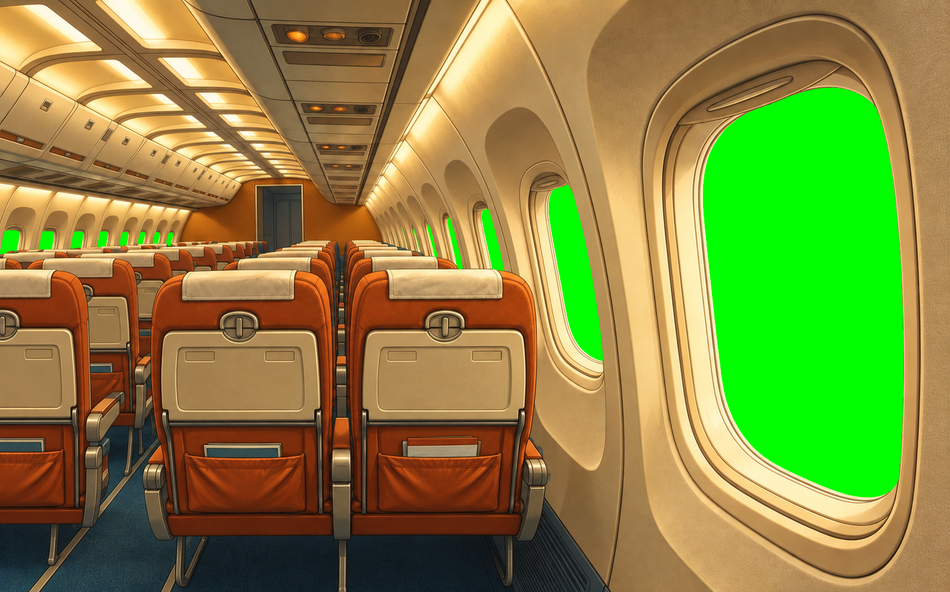
#> input picture assets/80sPlaneInterior-realistic.png, 950 x 592 px, shrunk from 1589 x 990 before the run
$ python -i terminal-art.py   (imports and definitions only)
#> lines starting #> are read from the running program, lines starting #| are printed output that depends on the picture; after the words box and inside, x2 and y2 are one past the last pixel; in counts of white or black regions, pixels touching at a corner belong together
#> further down, picture is the input picture: PIL image 950x592 RGB; mean R, G, B 133.7, 135.3, 62.4
# The airport terminal art from its source zip into assets/terminals/.
#   python tools/terminal-art.py [source.zip]
# The source (assets/airport-terminal-1980s-layers-1980s.zip by default, kept out of git) holds,
# for each airport code, three 1664 x 936 JPEGs:
#   CODE_terminal-key.jpg  the terminal interior, its windows flat #00FF00 green
#   CODE_tarmac-day.jpg    the view out of those windows by day
#   CODE_tarmac-dusk.jpg   the same at dusk and night
# Out come CODE-terminal.webp (the windows keyed clear), CODE-day.webp and CODE-dusk.webp. The
# flight screen stacks them: tarmac, weather, terminal (scripts/plane-show.mjs).
# The jet bridge (assets/BoardingTunnel.png, any airport) becomes jetbridge.webp, shown while
# boarding and getting off the plane.
import io
import sys
import zipfile
from pathlib import Path
from PIL import Image, ImageChops

ROOT = Path(__file__).resolve().parent.parent
src = Path(sys.argv[1]) if len(sys.argv) > 1 else next(ROOT.glob("assets/airport-terminal-*.zip"), None)
# [2 lines not run here, left out]
out = ROOT / "assets" / "terminals"
# [1 line not run here, left out]

# How green a pixel is beyond its red and blue: past HARD it goes clear, between SOFT and HARD
# partly (the window edge, softened by the JPEG), with the green spill taken out of what stays.
SOFT, HARD = 30, 90


def key(im):
    r, g, b = im.convert("RGB").split()
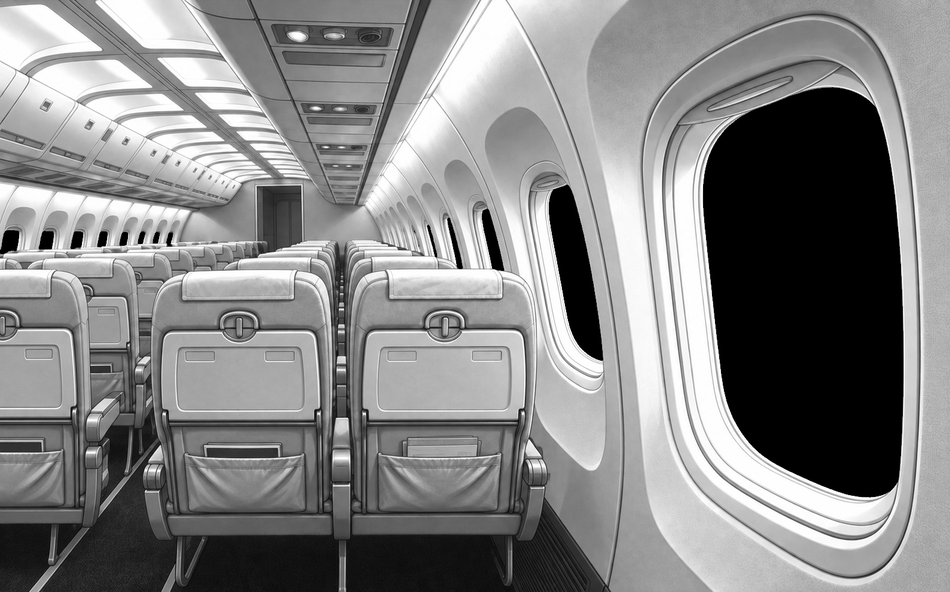
#> r: PIL image 950x592 L; min 0, max 255, mean 133.7
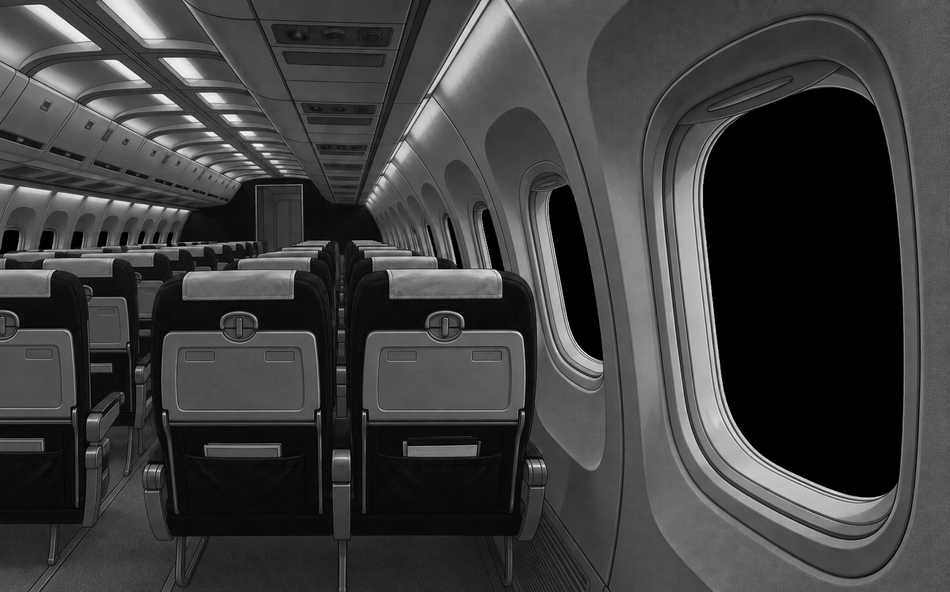
#> b: PIL image 950x592 L; min 0, max 255, mean 62.4
    rb = ImageChops.lighter(r, b)
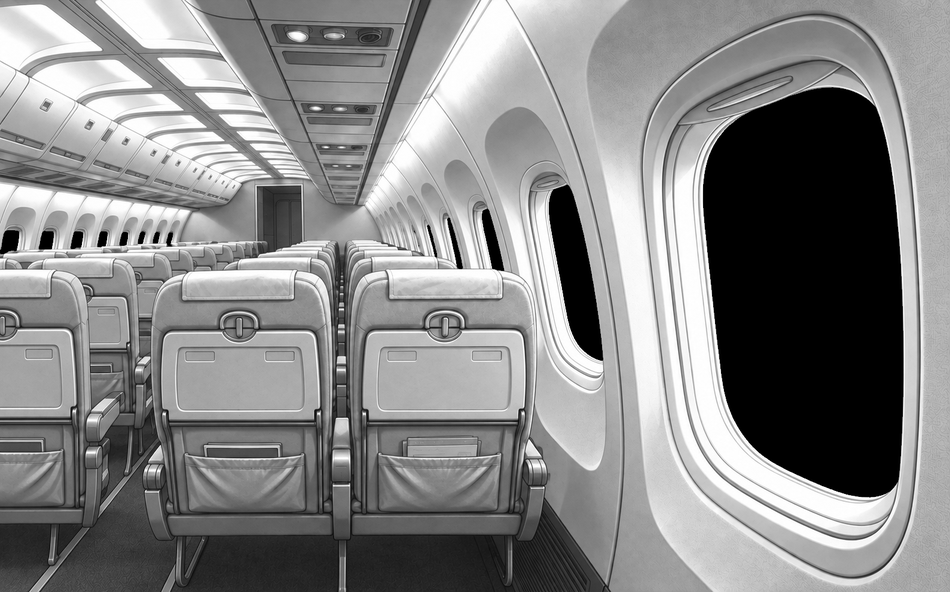
#> rb: PIL image 950x592 L; min 0, max 255, mean 135
    k = ImageChops.subtract(g, rb)
    alpha = k.point(lambda v: 255 if v <= SOFT else 0 if v >= HARD else round(255 * (1 - (v - SOFT) / (HARD - SOFT))))
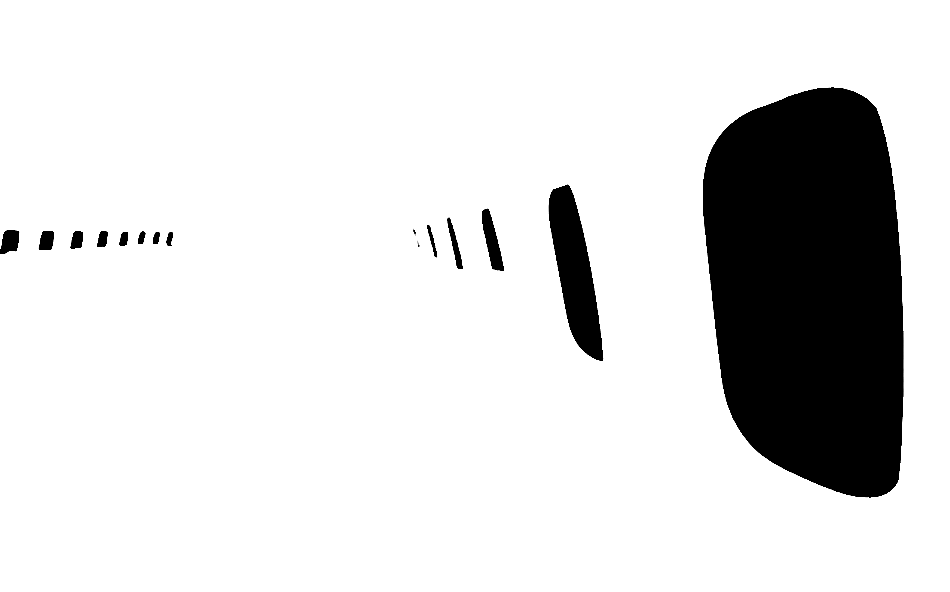
#> alpha: PIL image 950x592 L; min 0, max 255, mean 220.8
    # Spill: where the pixel leans green, green comes down to its red or blue.
    fringe = k.point(lambda v: 255 if v > SOFT else 0)
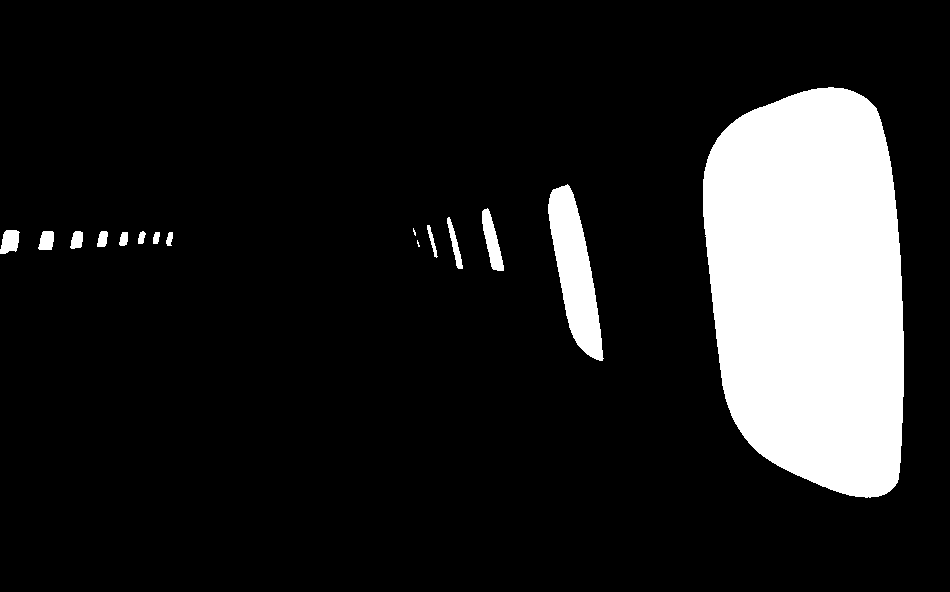
#> fringe: PIL image 950x592 L; 13.5% white; 15 white regions (2 under 20 px), largest, box (x1, y1, x2, y2) and area: (703, 87, 904, 498) 68221, (548, 184, 604, 361) 5123, (482, 208, 504, 271) 699
    g = Image.composite(ImageChops.darker(g, rb), g, fringe)
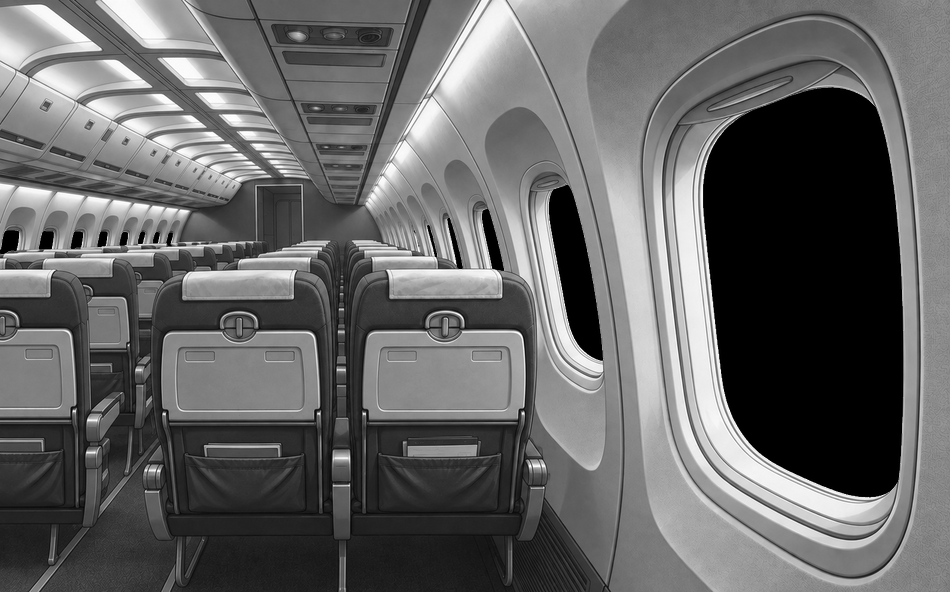
#> g: PIL image 950x592 L; min 0, max 255, mean 101.3
    return Image.merge("RGBA", (r, g, b, alpha))
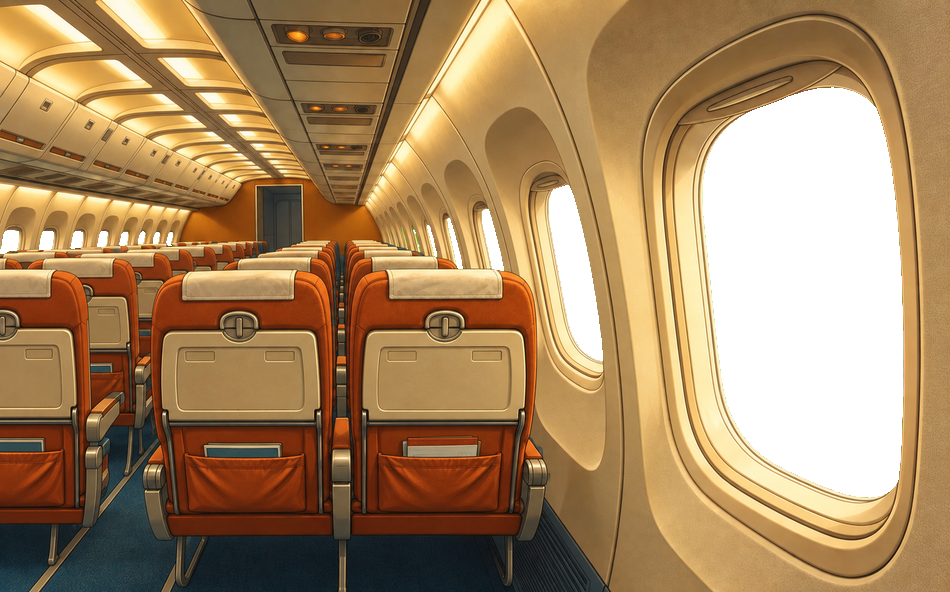
#> returned value: PIL image 950x592 RGBA; mean R, G, B, A 133.7, 101.3, 62.4, 220.8; transparent parts drawn white


total = 0
# [14 lines not run here, left out]
bridge = ROOT / "assets" / "BoardingTunnel.png"
# [6 lines not run here, left out]

>>> from PIL import Image
>>> picture = Image.open('../assets/80sPlaneInterior-realistic.png')
>>> result = key(picture)
